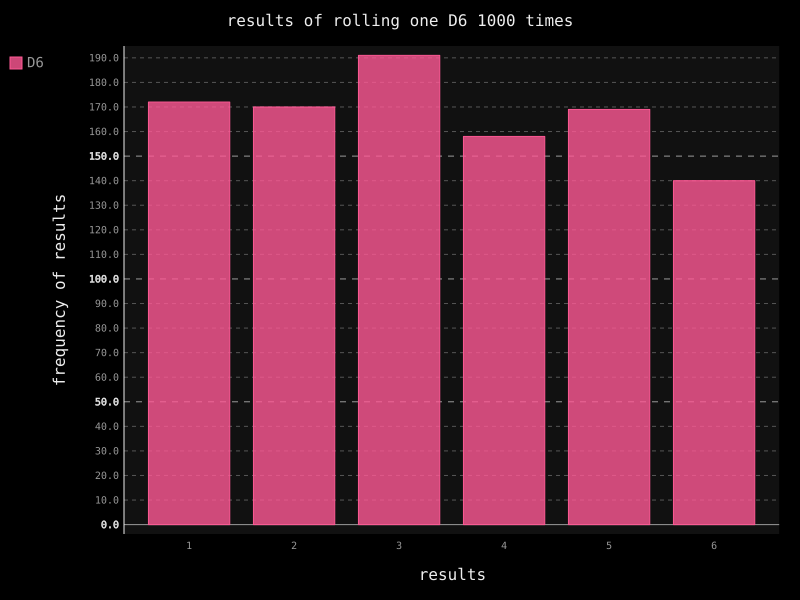

This figure's Python source:
from die import Die
import pygal

die = Die()

results = []

for roll_num in range(1000):
	result = die.roll()
	results.append(result)

frequencies = []

for value in range(1,die.num_sides+1):
	frequency = results.count(value)
	frequencies.append(frequency)

hist = pygal.Bar()

hist.title = "results of rolling one D6 1000 times"
hist.x_labels = ['1','2','3','4','5','6']
hist.x_title = "results"
hist.y_title = "frequency of results"

hist.add('D6',frequencies)
hist.render_to_file('die_visual.svg')
